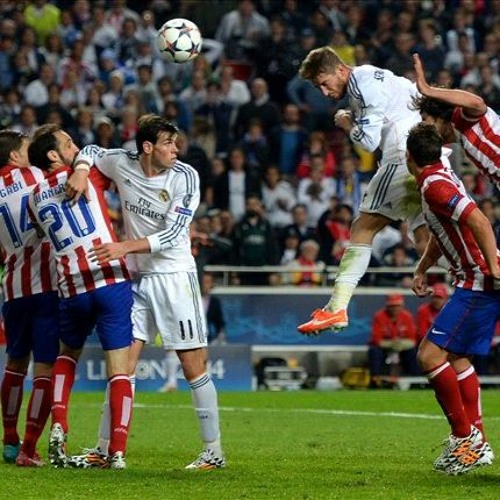
%> input picture data/ramos_2014.jpg, 500 x 500 px
$ octave Dowan_Sampling.m   (GNU Octave 9; MATLAB toolbox functions it lacks are replaced by stand-ins)
%> lines starting %> are read from the running program, lines starting %| are printed output that depends on the picture
### show_all_circles.m
function show_all_circles(I, cx, cy, rad, threshold, scale, k)
%% I: image on top of which you want to display the circles
%% cx, cy: column vectors with x and y coordinates of circle centers
%% rad: column vector with radii of circles.
%% The sizes of cx, cy, and rad must all be the same
%% color: optional parameter specifying the color of the circles
%%        to be displayed (red by default)
%% ln_wid: line width of circles (optional, 1.5 by default
color = 'r';
ln_wid = 1;
if nargin < 5
    color = 'r';
end

if nargin < 6
   ln_wid = 1.5;
end

imshow(I); hold on;

theta = 0:0.1:(2*pi+0.1);
cx1 = cx(:,ones(size(theta)));
cy1 = cy(:,ones(size(theta)));
rad1 = rad(:,ones(size(theta)));
theta = theta(ones(size(cx1,1),1),:);
X = cx1+cos(theta).*rad1;
Y = cy1+sin(theta).*rad1;
line(X', Y', 'Color', color, 'LineWidth', ln_wid);

title(sprintf('circles: %d, threshold: %.3f, scale: %.3f, factor k: %.3f', size(cx,1), threshold, scale, k));

### Dowan_Sampling.m

%% Mini Project 2: Scale-space blob detection
%% Dowan Sampling
%%
clear all; clc; close all;


%% import image
%%

% [9 lines of commented-out code are left out]
img = imread('ramos_2014.jpg');
%> img is the input picture: size 500x500x3 uint8; mean R, G, B 86.7, 86.8, 70.1
figure(1)
imshow(img)


% convert it to gray
img = rgb2gray(img);
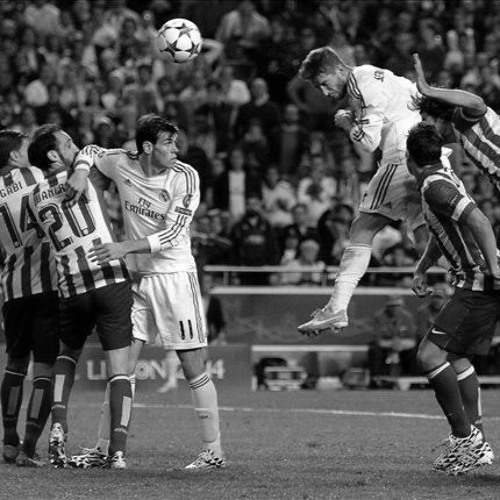
%> img: size 500x500 uint8; min 0, max 255, mean 84.9

% convert it to double
img = im2double(img);  %This means that we have not lost precision
%> img: size 500x500 double

%% Build the laplacian of Gaussian filter scale space.
%%

% starting with some initial scale and going for n iterations
% 1. Filter image with scale-normalized Laplacian at current scale.
% 2. Save square of Laplacian response for current level of scale space.
% 3. Increase scale by a factor k

% initialization
[h, w] = size(img);               % Image size
%> h = 500; w = 500
k = 1.4;                          % Increasing factor of k
levels = 8;                       % Define number of iterations
sigma = 2;
scale_space = zeros(h, w, levels); % empty 3D matrix


% Perform LoG filter to image for several levels

tic
for i = 1:levels
    % Generate a Laplacian of Gaussian filter
    % we use odd filter to make the filter mask have a centre
    LoG = fspecial('log', 2 * floor(3*sigma) + 1, sigma) .* (sigma^2);
    if i == 1  % because if we in the first level we did not made resizing yet
        % Filter the img with LoG
        scale_space(:,:,i) = (imfilter(img, LoG, 'same', 'replicate')).^2;
    else
        % Filter the img with LoG
        response = abs(imfilter(img_copy, LoG, 'same', 'replicate'));
        % return the image to its original scale
        scale_space(:,:,i) = imresize(response, [h w], 'bicubic');
    end
    % Increase scale by a factor k
    sigma = sigma * k;
    % Downsample the img
    img_copy = imresize(img, 1/(k^i), 'bicubic');
    %Bicubic interpolation uses weighted average of pixels
end
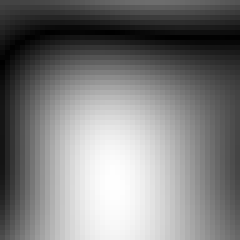
%> response: size 48x48 double (shown 5 times larger); min 9.64e-06, max 0.058, mean 0.0285; drawn with min black and max white
%> after the loop, sigma = 29.52
toc


%% Perform nonmaximum suppression in scale space.
%%

suppressed_space = zeros(h,w,levels);
for i = 1:levels
    % replaces each element by the orderth element in the sorted set of
    % neighbors specified by the nonzero elements in ones(3).
    suppressed_space(:,:,i) = ordfilt2(scale_space(:,:,i),9,ones(3));
end


maxima_space = max(suppressed_space, [], 3);
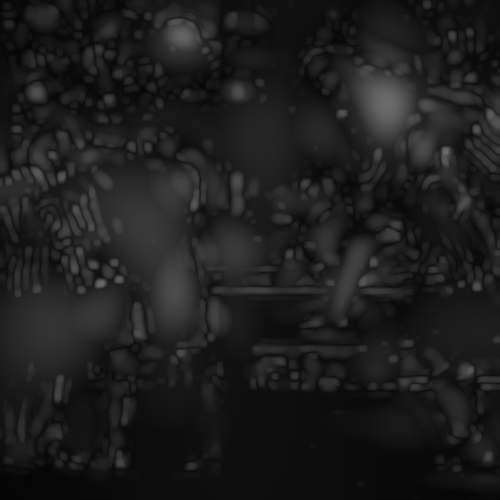
%> maxima_space: size 500x500 double; min 0.0182, max 0.419, mean 0.118
survive_space = zeros(h,w,levels);
for i = 1:levels
    survive_space(:,:,i) = (maxima_space == scale_space(:,:,i)).* img;

end

% Find all the coordinates and corresponding sigma
threshold = 0.3;
initial_sigma = 2;

for num = 1:levels
    % Find index and corresponding radius
    [c,r] = find(survive_space(:,:,num) >= threshold);
    rad = sqrt(2) * initial_sigma * k^num;
    if num == 1
        cx = c;
        cy = r;
        radius = rad .* ones(size(r,1), 1);
    else
        cx = [cx; c];
        cy = [cy; r];
        radius = [radius; rad .* ones(size(r,1), 1)];
    end
end
%> this loop made 8 passes
%> (c, r, cx, cy) on pass 1: (461, 53, 461, 53)
%> (c, r) on passes 5 to 6: ([500; 243; 132; 419; 195; 291; 420; 321; 104; 424; 432], [1; 27; 46; 80; 169; 175; 213; 237; 387; 400; 500]), ([227; 450], [147; 383])
%> after the loop, cx = 566 values, max 500 at index 341, min 1 at index 388, mean 248.2; cy = 566 values, max 500 at index 431, min 1 at index 2, mean 242.7; radius = 566 values from 3.96 to 21.3

show_all_circles(img, cy, cx, radius, threshold, initial_sigma, k);
%> in show_all_circles, `cx1 = cx(:,ones(size(theta)));`:
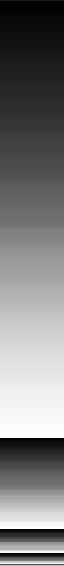
%> cx1: size 566x64 double; min 1, max 500, mean 242.7; drawn with min black and max white
%> in show_all_circles, `cy1 = cy(:,ones(size(theta)));`:
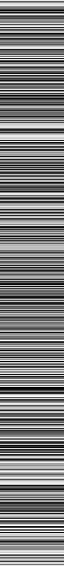
%> cy1: size 566x64 double; min 1, max 500, mean 248.2; drawn with min black and max white
%> in show_all_circles, `rad1 = rad(:,ones(size(theta)));`:
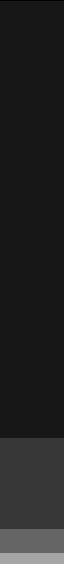
%> rad1: size 566x64 double; min 3.96, max 21.3, mean 6.4; drawn with min black and max white
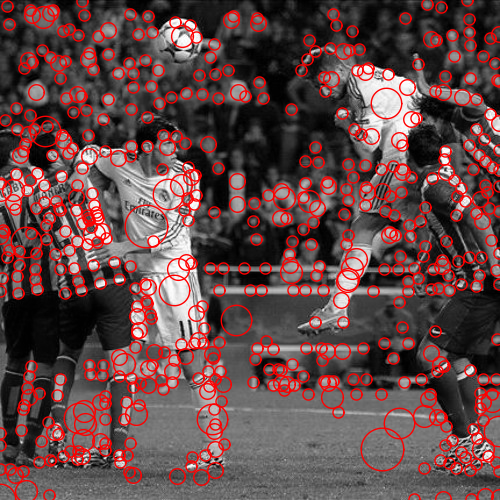
%> figure redrawn from the program's plot data; its title reads 'circles: 566, threshold: 0.300, scale: 2.000, factor k: 1.400'

$ run again, with data/butterfly.jpg copied over data/ramos_2014.jpg
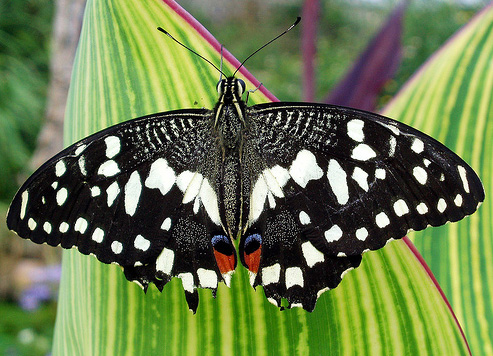
%> input picture data/butterfly.jpg, 493 x 356 px
%> img is the input picture: size 356x493x3 uint8; mean R, G, B 106.9, 123.5, 76.9
%> after the loop `for i = 1:levels`: sigma = 29.52
%> `maxima_space = max(suppressed_space, [], 3);`:
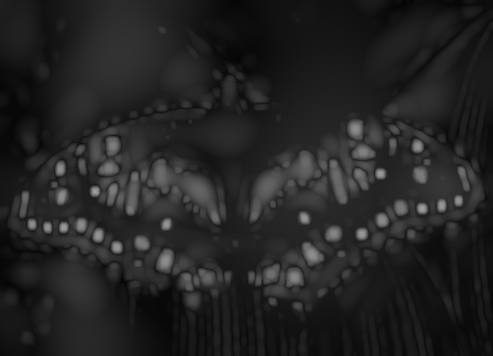
%> maxima_space: size 356x493 double; min 0.0222, max 0.619, mean 0.142
%> the loop `for num = 1:levels` made 8 passes
%> (cx, cy) on pass 1: ([186; 131; 138; 122; 86; 89; 115; 119; 125], [55; 164; 168; 191; 240; 241; 280; 290; 308])
%> after the loop `for num = 1:levels`: cx = 502 values, max 356 at index 104, min 1 at index 74, mean 218.8; cy = 502 values, max 493 at index 374, min 1 at index 378, mean 297.5; radius = 502 values from 3.96 to 29.82
%> `show_all_circles(img, cy, cx, radius, threshold, initial_sigma, k);`:
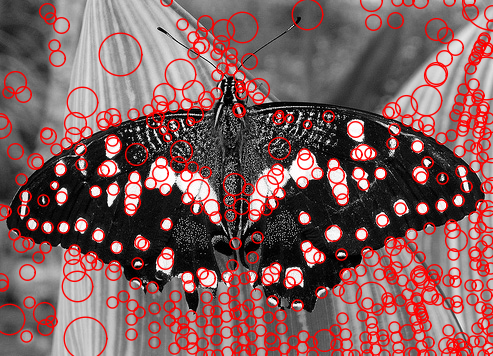
%> figure redrawn from the program's plot data; its title reads 'circles: 502, threshold: 0.300, scale: 2.000, factor k: 1.400'

$ run again, with data/fishes.jpg copied over data/ramos_2014.jpg
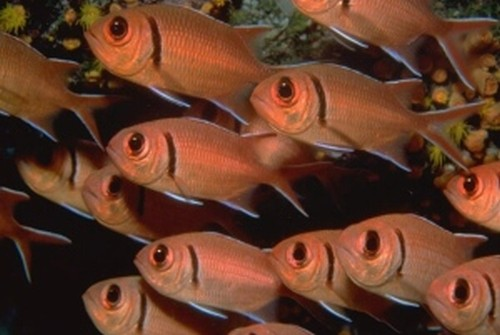
%> input picture data/fishes.jpg, 500 x 335 px
%> img is the input picture: size 335x500x3 uint8; mean R, G, B 100.6, 60, 40.9
%> after the loop `for i = 1:levels`: sigma = 29.52
%> the loop `for num = 1:levels` made 8 passes
%> (c, r) on pass 5: ([79; 189; 327; 50; 160; 272; 117; 263; 1; 257; 198; 301], [1; 78; 126; 135; 177; 214; 307; 340; 367; 388; 500; 500])
%> after the loop `for num = 1:levels`: cx = 280 values, max 335 at index 80, min 1 at index 20, mean 175.8; cy = 280 values, max 500 at index 189, min 1 at index 191, mean 271.2; radius = 280 values from 5.54 to 15.21
%> `show_all_circles(img, cy, cx, radius, threshold, initial_sigma, k);`:
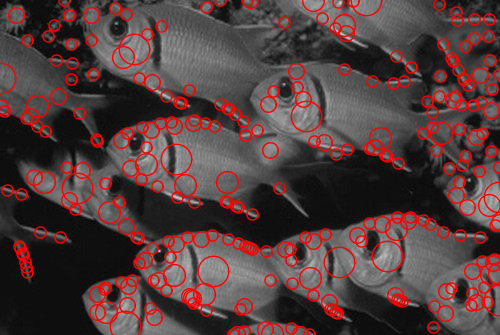
%> figure redrawn from the program's plot data; its title reads 'circles: 280, threshold: 0.300, scale: 2.000, factor k: 1.400'
